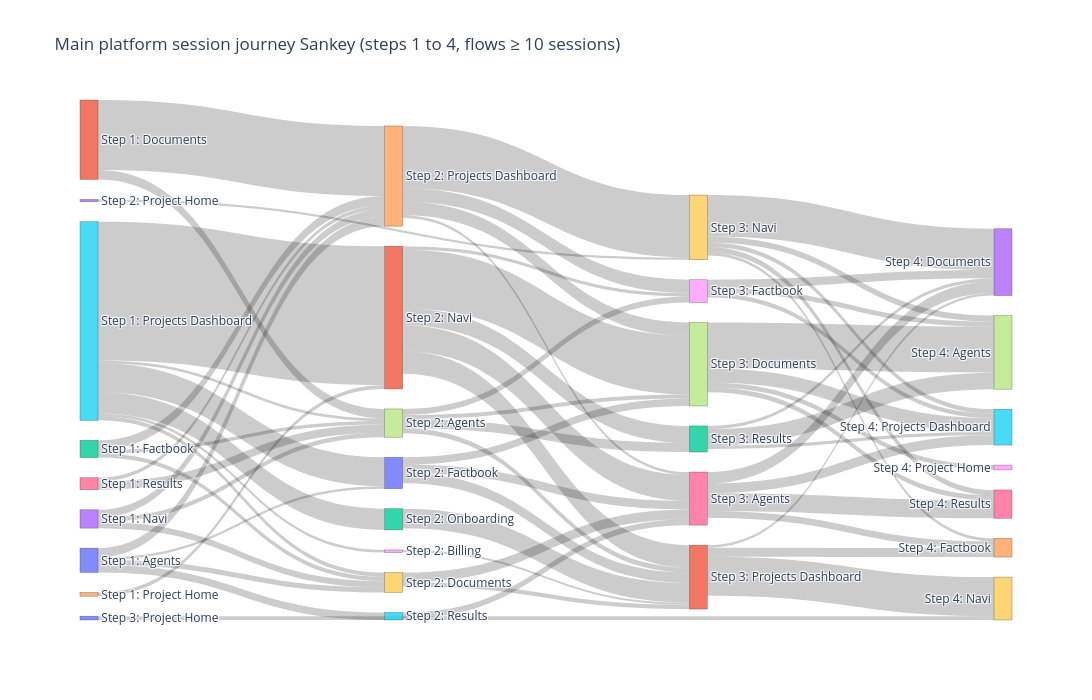

The notebook cell saved with this chart:
### Code cell
# ── Sankey diagram of page-to-page movement ──────────────────────────────────
import plotly.graph_objects as go
from IPython.display import Image, display as _display

links = []
for step in range(1, max_step):
    current_col = step
    next_col = step + 1
    valid = session_steps.dropna(subset=[current_col, next_col]).copy()
    if len(valid) == 0:
        continue
    step_links = (
        valid.groupby([current_col, next_col], dropna=False)
        .agg(
            sessions=("session_id", "nunique"),
            users=("distinct_id", "nunique"),
        )
        .reset_index()
    )
    source_users = valid.groupby(current_col)["distinct_id"].nunique()
    source_sessions = valid.groupby(current_col)["session_id"].nunique()
    step_links["source_area"] = step_links[current_col]
    step_links["target_area"] = step_links[next_col]
    step_links["source_display"] = step_links["source_area"]
    step_links["target_display"] = step_links["target_area"]
    step_links["source_label"] = step_links["source_display"].map(lambda x: f"Step {step}: {x}")
    step_links["target_label"] = step_links["target_display"].map(lambda x: f"Step {step + 1}: {x}")
    step_links["step_pair"] = f"{step} to {step + 1}"
    step_links["source_total_users"] = step_links["source_area"].map(source_users)
    step_links["source_total_sessions"] = step_links["source_area"].map(source_sessions)
    links.append(
        step_links[[
            "step_pair", "source_area", "target_area", "source_display", "target_display",
            "source_label", "target_label", "users", "sessions",
            "source_total_users", "source_total_sessions"
        ]]
    )

sankey_links = pd.concat(links, ignore_index=True)

# Drop thin flows: hide any step-to-step link carried by fewer than
# MIN_LINK_SESSIONS sessions, to cut visual noise. Nodes left with no
# surviving link disappear automatically (node_labels is rebuilt below).
MIN_LINK_SESSIONS = 10
sankey_links = sankey_links[sankey_links["sessions"] >= MIN_LINK_SESSIONS].reset_index(drop=True)
sankey_links["pct_of_source_users"] = (
    sankey_links["users"] / sankey_links["source_total_users"] * 100
).round(1)
sankey_links["pct_of_source_sessions"] = (
    sankey_links["sessions"] / sankey_links["source_total_sessions"] * 100
).round(1)
total_sankey_sessions = sankey_links["sessions"].sum()
sankey_links["pct_of_all_sankey_flows"] = (
    sankey_links["sessions"] / total_sankey_sessions * 100
).round(1)

node_labels = pd.Index(sankey_links["source_label"].tolist() + sankey_links["target_label"].tolist()).unique().tolist()
node_index = {label: i for i, label in enumerate(node_labels)}

link_customdata = sankey_links[[
    "source_display", "target_display", "step_pair", "users",
    "pct_of_source_users", "pct_of_source_sessions", "pct_of_all_sankey_flows",
    "source_total_users", "source_total_sessions"
]].to_numpy()

sankey_fig = go.Figure(
    data=[
        go.Sankey(
            arrangement="snap",
            node=dict(
                pad=20,
                thickness=18,
                line=dict(color="rgba(40, 40, 40, 0.45)", width=0.6),
                label=node_labels,
                hovertemplate="%{label}<extra></extra>",
            ),
            link=dict(
                source=sankey_links["source_label"].map(node_index),
                target=sankey_links["target_label"].map(node_index),
                value=sankey_links["sessions"],
                customdata=link_customdata,
                hovertemplate=(
                    "%{customdata[2]}<br>"
                    "%{customdata[0]} to %{customdata[1]}<br>"
                    "Users: %{customdata[3]}<br>"
                    "Sessions: %{value}<br>"
                    "Share of users moving on from %{customdata[0]}: %{customdata[4]}%<br>"
                    "Share of sessions moving on from %{customdata[0]}: %{customdata[5]}%<br>"
                    "Share of all Sankey flows: %{customdata[6]}%<br>"
                    "Total users from %{customdata[0]}: %{customdata[7]}<br>"
                    "Total sessions from %{customdata[0]}: %{customdata[8]}"
                    "<extra></extra>"
                ),
            ),
        )
    ]
)
sankey_fig.update_layout(
    title=dict(text="Main Platform session journey Sankey", x=0.5, xanchor="center"),
    font=dict(size=12),
    height=700,
    width=1200,
)

try:
    png_path = FIG_DIR / "platform_31_sankey.png"
    sankey_fig.write_image(str(png_path), scale=2)
    _show(Image(filename=str(png_path)))
except Exception as e:
    print(f"(Static export unavailable: {e}; showing interactive figure)")
    sankey_fig.show()

### Figure 1 — Plotly figure (JSON) as saved in the notebook; plotly's stock layout.template omitted (floating-point values rounded to 4 significant figures; data arrays with more than 128 entries replaced by an {"elided": "..."} marker saying what was removed)
{"data": [{"arrangement": "snap", "link": {"customdata": {"elided": "66x9 mixed values"}, "hovertemplate": "%{customdata[2]}<br>%{customdata[0]} to %{customdata[1]}<br>Users: %{customdata[3]}<br>Sessions: %{value}<br>Share of users moving on from %{customdata[0]}: %{customdata[4]}%<br>Share of sessions moving on from %{customdata[0]}: %{customdata[5]}%<br>Share of all Sankey flows: %{customdata[6]}%<br>Total users from %{customdata[0]}: %{customdata[7]}<br>Total sessions from %{customdata[0]}: %{customdata[8]}<extra></extra>", "source": [0, 0, 0, 0, 1, 1, 2, 2, 2, 3, 3, 3, 4, 5, 5, 5, 5, 5, 5, 6, 6, 7, 7, 7, 7, 8, 9, 9, 10, 10, 10, 11, 11, 11, 11, 11, 12, 13, 14, 14, 14, 14, 15, 16, 16, 16, 16, 17, 17, 17, 17, 18, 18, 18, 19, 19, 19, 19, 19, 20, 21, 21, 21, 22, 22, 22], "target": [9, 10, 14, 15, 7, 14, 7, 9, 14, 7, 9, 14, 11, 7, 8, 9, 10, 11, 12, 7, 14, 17, 18, 21, 22, 21, 16, 21, 16, 17, 21, 16, 17, 18, 21, 22, 21, 19, 16, 17, 18, 19, 16, 23, 24, 25, 26, 27, 28, 25, 26, 27, 23, 25, 27, 23, 24, 25, 26, 29, 23, 24, 29, 27, 23, 25], "value": [23, 11, 42, 34, 43, 316, 15, 20, 43, 20, 28, 35, 17, 12, 12, 19, 131, 628, 96, 38, 17, 19, 27, 23, 41, 10, 44, 19, 38, 33, 47, 118, 265, 15, 101, 77, 89, 10, 13, 60, 61, 282, 27, 52, 31, 44, 81, 208, 22, 63, 22, 23, 37, 20, 27, 187, 14, 20, 25, 17, 12, 40, 177, 75, 14, 15]}, "node": {"hovertemplate": "%{label}<extra></extra>", "label": ["Step 1: Agents", "Step 1: Documents", "Step 1: Factbook", "Step 1: Navi", "Step 1: Project Home", "Step 1: Projects Dashboard", "Step 1: Results", "Step 2: Agents", "Step 2: Billing", "Step 2: Documents", "Step 2: Factbook", "Step 2: Navi", "Step 2: Onboarding", "Step 2: Project Home", "Step 2: Projects Dashboard", "Step 2: Results", "Step 3: Agents", "Step 3: Documents", "Step 3: Factbook", "Step 3: Navi", "Step 3: Project Home", "Step 3: Projects Dashboard", "Step 3: Results", "Step 4: Documents", "Step 4: Factbook", "Step 4: Projects Dashboard", "Step 4: Results", "Step 4: Agents", "Step 4: Project Home", "Step 4: Navi"], "line": {"color": "rgba(40, 40, 40, 0.45)", "width": 0.6}, "pad": 20, "thickness": 18}, "type": "sankey"}], "layout": {"font": {"size": 12}, "height": 700, "title": {"text": "Main platform session journey Sankey (steps 1 to 4, flows ≥ 10 sessions)"}, "width": 1200}}
